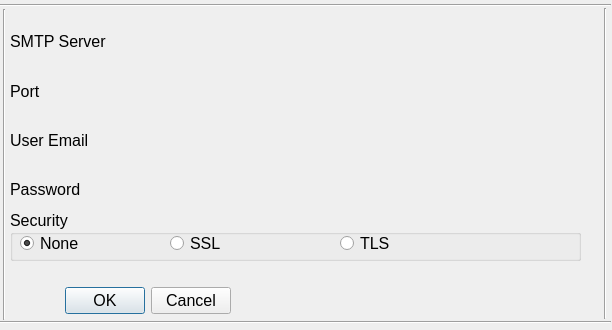
<?xml version="1.0" encoding="UTF-8"?>
<ui version="4.0">
 <class>CDlgSMTP</class>
 <widget class="QDialog" name="CDlgSMTP">
  <property name="geometry">
   <rect>
    <x>0</x>
    <y>0</y>
    <width>612</width>
    <height>330</height>
   </rect>
  </property>
  <property name="font">
   <font>
    <pointsize>12</pointsize>
   </font>
  </property>
  <property name="windowTitle">
   <string>SMTP Settings</string>
  </property>
  <widget class="QDialogButtonBox" name="buttonBox">
   <property name="geometry">
    <rect>
     <x>10</x>
     <y>280</y>
     <width>221</width>
     <height>41</height>
    </rect>
   </property>
   <property name="orientation">
    <enum>Qt::Horizontal</enum>
   </property>
   <property name="standardButtons">
    <set>QDialogButtonBox::Cancel|QDialogButtonBox::Ok</set>
   </property>
  </widget>
  <widget class="Line" name="line">
   <property name="geometry">
    <rect>
     <x>0</x>
     <y>314</y>
     <width>611</width>
     <height>16</height>
    </rect>
   </property>
   <property name="orientation">
    <enum>Qt::Horizontal</enum>
   </property>
  </widget>
  <widget class="Line" name="line_2">
   <property name="geometry">
    <rect>
     <x>0</x>
     <y>-3</y>
     <width>611</width>
     <height>16</height>
    </rect>
   </property>
   <property name="orientation">
    <enum>Qt::Horizontal</enum>
   </property>
  </widget>
  <widget class="Line" name="line_3">
   <property name="geometry">
    <rect>
     <x>-6</x>
     <y>9</y>
     <width>20</width>
     <height>311</height>
    </rect>
   </property>
   <property name="orientation">
    <enum>Qt::Vertical</enum>
   </property>
  </widget>
  <widget class="Line" name="line_4">
   <property name="geometry">
    <rect>
     <x>595</x>
     <y>8</y>
     <width>20</width>
     <height>311</height>
    </rect>
   </property>
   <property name="orientation">
    <enum>Qt::Vertical</enum>
   </property>
  </widget>
  <widget class="QWidget" name="layoutWidget">
   <property name="geometry">
    <rect>
     <x>10</x>
     <y>20</y>
     <width>201</width>
     <height>191</height>
    </rect>
   </property>
   <layout class="QVBoxLayout" name="verticalLayout">
    <item>
     <widget class="QLabel" name="lSMTPServer">
      <property name="text">
       <string>SMTP Server</string>
      </property>
     </widget>
    </item>
    <item>
     <widget class="QLabel" name="lPort">
      <property name="text">
       <string>Port</string>
      </property>
     </widget>
    </item>
    <item>
     <widget class="QLabel" name="lUserName">
      <property name="text">
       <string>User Email</string>
      </property>
     </widget>
    </item>
    <item>
     <widget class="QLabel" name="lPassword">
      <property name="text">
       <string>Password</string>
      </property>
     </widget>
    </item>
   </layout>
  </widget>
  <widget class="QWidget" name="layoutWidget">
   <property name="geometry">
    <rect>
     <x>210</x>
     <y>20</y>
     <width>371</width>
     <height>191</height>
    </rect>
   </property>
   <layout class="QVBoxLayout" name="verticalLayout_2">
    <item>
     <widget class="CClickableLabel" name="lblSMTPServer">
      <property name="font">
       <font>
        <underline>true</underline>
       </font>
      </property>
      <property name="text">
       <string/>
      </property>
     </widget>
    </item>
    <item>
     <widget class="CClickableLabel" name="lblSMTPPort">
      <property name="font">
       <font>
        <underline>true</underline>
       </font>
      </property>
      <property name="text">
       <string/>
      </property>
     </widget>
    </item>
    <item>
     <widget class="CClickableLabel" name="lblUsername">
      <property name="font">
       <font>
        <underline>true</underline>
       </font>
      </property>
      <property name="text">
       <string/>
      </property>
     </widget>
    </item>
    <item>
     <widget class="CClickableLabel" name="lblPassword">
      <property name="font">
       <font>
        <underline>true</underline>
       </font>
      </property>
      <property name="text">
       <string/>
      </property>
      <property name="textInteractionFlags">
       <set>Qt::LinksAccessibleByMouse</set>
      </property>
     </widget>
    </item>
   </layout>
  </widget>
  <widget class="QGroupBox" name="grpSecurityType">
   <property name="geometry">
    <rect>
     <x>10</x>
     <y>210</y>
     <width>571</width>
     <height>51</height>
    </rect>
   </property>
   <property name="title">
    <string>Security</string>
   </property>
   <widget class="QRadioButton" name="rbtnNone">
    <property name="geometry">
     <rect>
      <x>10</x>
      <y>20</y>
      <width>112</width>
      <height>26</height>
     </rect>
    </property>
    <property name="text">
     <string>None</string>
    </property>
    <property name="checked">
     <bool>true</bool>
    </property>
   </widget>
   <widget class="QRadioButton" name="rbtnSSL">
    <property name="geometry">
     <rect>
      <x>160</x>
      <y>20</y>
      <width>112</width>
      <height>26</height>
     </rect>
    </property>
    <property name="text">
     <string>SSL</string>
    </property>
   </widget>
   <widget class="QRadioButton" name="rbtnTLS">
    <property name="geometry">
     <rect>
      <x>330</x>
      <y>20</y>
      <width>112</width>
      <height>26</height>
     </rect>
    </property>
    <property name="text">
     <string>TLS</string>
    </property>
   </widget>
  </widget>
 </widget>
 <customwidgets>
  <customwidget>
   <class>CClickableLabel</class>
   <extends>QLabel</extends>
   <header>clickablelabel.h</header>
  </customwidget>
 </customwidgets>
 <resources/>
 <connections>
  <connection>
   <sender>buttonBox</sender>
   <signal>accepted()</signal>
   <receiver>CDlgSMTP</receiver>
   <slot>accept()</slot>
   <hints>
    <hint type="sourcelabel">
     <x>248</x>
     <y>254</y>
    </hint>
    <hint type="destinationlabel">
     <x>157</x>
     <y>274</y>
    </hint>
   </hints>
  </connection>
  <connection>
   <sender>buttonBox</sender>
   <signal>rejected()</signal>
   <receiver>CDlgSMTP</receiver>
   <slot>reject()</slot>
   <hints>
    <hint type="sourcelabel">
     <x>316</x>
     <y>260</y>
    </hint>
    <hint type="destinationlabel">
     <x>286</x>
     <y>274</y>
    </hint>
   </hints>
  </connection>
 </connections>
</ui>
